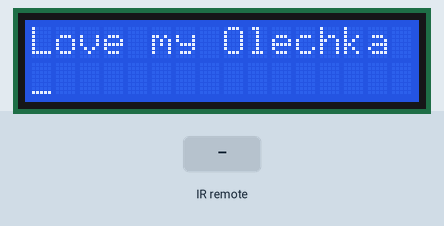
A sketch run on a simulated Arduino Uno, built with avr-gcc and run on an emulated ATmega328P. On the bench: 16×2 character LCD. Inputs (shaded band) come from the test bench. What the sketch prints to the serial monitor is not drawn.

Above: at 1.2 s.
1.3 s: infrared code 0xFD00FF received
At 2.3 s:
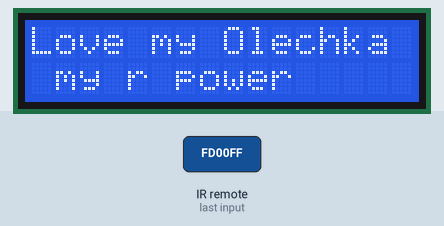
Timing chart, 0 to 4.3 s (numbered marks = the images above; inputs shaded):
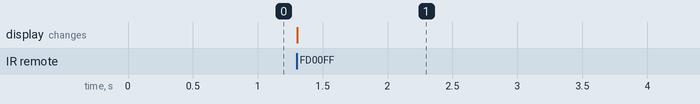

Measured:
- after the input at 1.3 s, the display: changes at once (image 1)

The sketch:

ir_rec_n_send.ino
```cpp
/* YourDuino.com Example Software Sketch
 IR Remote Kit Test
 Uses YourDuino.com IR Infrared Remote Control Kit 2
 http://arduino-direct.com/sunshop/index.php?l=product_detail&p=153
 based on code by Ken Shirriff - http://arcfn.com
 Get Library at: https://github.com/shirriff/Arduino-IRremote
 Unzip folder into Libraries. RENAME folder IRremote
 terry@yourduino.com */

/*-----( Import needed libraries )-----*/

#include "IRremote.h"
#include <LiquidCrystal.h>

#define JVCPower 49384

IRsend irsend;

/*-----( Declare Constants )-----*/
int receiver = 3; // pin 1 of IR receiver to Arduino digital pin 11

/*-----( Declare objects )-----*/
IRrecv irrecv(receiver);           // create instance of 'irrecv'
decode_results results;            // create instance of 'decode_results'
/*-----( Declare Variables )-----*/


// initialize the library with the numbers of the interface pins
//LiquidCrystal lcd(12, 11, 5, 4, 3, 2);
LiquidCrystal lcd(7, 8, 9, 10, 11, 12);


void setup()   /*----( SETUP: RUNS ONCE )----*/
{
  Serial.begin(9600);
  Serial.println("IR Receiver Raw Data + Button Decode Test");
  irrecv.enableIRIn(); // Start the receiver


  // set up the LCD's number of columns and rows:
  lcd.begin(16, 2);
  // Print a message to the LCD.
  lcd.print("Love my Olechka");
  lcd.cursor();
  lcd.setCursor(0, 1);
  //delay(1000);

}/*--(end setup )---*/


void loop()   /*----( LOOP: RUNS CONSTANTLY )----*/
{
  if (irrecv.decode(&results)) // have we received an IR signal?

  {
//    Serial.println(results.value, HEX);  UN Comment to see raw values
    translateIR();
    irrecv.resume(); // receive the next value
  }

//    irsend.sendJVC(JVCPower, 16,0); // hex value, 16 bits, no repeat
//  delayMicroseconds(50); // see http://www.sbprojects.com/knowledge/ir/jvc.php for information
//  irsend.sendJVC(JVCPower, 16,1); // hex value, 16 bits, repeat
//  delayMicroseconds(50);

}/* --(end main loop )-- */

/*-----( Declare User-written Functions )-----*/
void translateIR() // takes action based on IR code received

// describing Car MP3 IR codes

{

  lcd.setCursor(0, 1);

  switch(results.value)

  {

  case 49384:
    Serial.println(" jvc power              ");
    lcd.print(" jvc power              ");
    break;

  case 16580863:
    Serial.println(" my r power              ");
    lcd.print(" my r power              ");
//    irsend.sendJVC(JVCPower, 16,0); // hex value, 16 bits, no repeat
//    delayMicroseconds(50); // see http://www.sbprojects.com/knowledge/ir/jvc.php for information
//    irsend.sendJVC(JVCPower, 16,1); // hex value, 16 bits, repeat
//    delayMicroseconds(50);


    break;

  default:
    Serial.println(" other button   ");
    Serial.println(results.value);
    lcd.print(results.value);

  }

  delay(500);


} //END translateIR


/* ( THE END ) */
```
